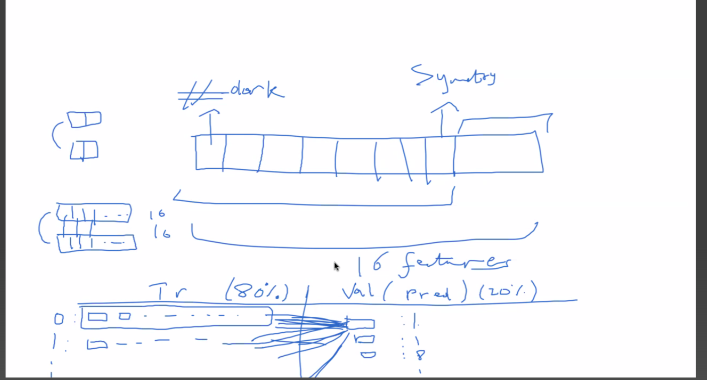
#> input picture image.png, 1413 x 759 px (shown at 1/2 size); its folder holds only this picture in this run
$ python -i DigitTester.py   (imports and definitions only)   (older library calls are emulated)
#> lines starting #> are read from the running program, lines starting #| are printed output that depends on the picture; after the words box and inside, x2 and y2 are one past the last pixel; in counts of white or black regions, pixels touching at a corner belong together
import numpy as np
import cv2
import struct
import matplotlib.pyplot as plt

# File paths for MNIST data
IMAGE_FILE = 'archive/train-images.idx3-ubyte'
LABEL_FILE = 'archive/train-labels.idx1-ubyte'

# [9 lines left out: functions load_images, load_labels, not called in this run]

def basic_thinning(binary):
    img = binary.astype(np.uint8) * 255
    prev = np.zeros_like(img)
    kernel = np.ones((3, 3), np.uint8)
    while True:
        eroded = cv2.erode(img, kernel)
        temp = cv2.dilate(eroded, kernel)
        temp = cv2.subtract(img, temp)
        skel = cv2.bitwise_or(prev, temp)
        if cv2.countNonZero(cv2.absdiff(img, eroded)) == 0:
            break
        img = eroded.copy()
        prev = skel.copy()
    return skel > 0

def detect_corners_filtered(binary, min_distance=3):
    skeleton = basic_thinning(binary)
    raw_corners = []
    for y in range(1, skeleton.shape[0] - 1):
        for x in range(1, skeleton.shape[1] - 1):
            if skeleton[y, x]:
                nhood = skeleton[y-1:y+2, x-1:x+2]
                if (nhood[0, 1] and nhood[1, 2]) or (nhood[1, 0] and nhood[0, 1]) or \
                   (nhood[1, 2] and nhood[2, 1]) or (nhood[2, 1] and nhood[1, 0]):
                    raw_corners.append((x, y))
    filtered = []
    for (x, y) in raw_corners:
        if all((x - fx)**2 + (y - fy)**2 >= min_distance**2 for (fx, fy) in filtered):
            filtered.append((x, y))
    return filtered, skeleton

def estimate_writing_directions_fft(binary):
    """
    Returns global and quadrant-based dominant direction and magnitude.
    Each returned value is a tuple: (angle in degrees, magnitude).
    """
    def compute_direction_magnitude(region):
        skeleton = basic_thinning(region).astype(np.uint8) * 255
        grad_x = cv2.Sobel(skeleton, cv2.CV_64F, 1, 0, ksize=3)
        grad_y = cv2.Sobel(skeleton, cv2.CV_64F, 0, 1, ksize=3)
        grad_complex = grad_x + 1j * grad_y
        fft_result = np.fft.fftshift(np.fft.fft2(grad_complex))
        power_spectrum = np.abs(fft_result)**2
        h, w = power_spectrum.shape
        y, x = np.meshgrid(np.linspace(-0.5, 0.5, h), np.linspace(-0.5, 0.5, w), indexing='ij')
        angles = np.arctan2(y, x)
        angles_deg = np.degrees(angles)
        hist, bins = np.histogram(angles_deg, bins=180, range=(-180, 180), weights=power_spectrum)
        dominant_bin = np.argmax(hist)
        dominant_angle = (bins[dominant_bin] + bins[dominant_bin + 1]) / 2
        magnitude = hist[dominant_bin]
        return (dominant_angle, magnitude)

    global_dir_mag = compute_direction_magnitude(binary)

    h, w = binary.shape
    quarters = [
        binary[:h//2, :w//2], binary[:h//2, w//2:],
        binary[h//2:, :w//2], binary[h//2:, w//2:]
    ]
    quadrant_dirs_mags = [compute_direction_magnitude(q) for q in quarters]

    return global_dir_mag, quadrant_dirs_mags

def flood_fill(binary, y, x, visited):
    stack = [(y, x)]
    h, w = binary.shape
    while stack:
        cy, cx = stack.pop()
        if not (0 <= cy < h and 0 <= cx < w): continue
        if visited[cy, cx] or not binary[cy, cx]: continue
        visited[cy, cx] = True
        stack.extend([(cy-1, cx), (cy+1, cx), (cy, cx-1), (cy, cx+1)])

def count_loops(binary_img):
    inverted = ~binary_img
    visited = np.zeros_like(inverted, dtype=bool)
    loops = 0
    for y in range(inverted.shape[0]):
        for x in range(inverted.shape[1]):
            if inverted[y, x] and not visited[y, x]:
                flood_fill(inverted, y, x, visited)
                loops += 1
    return max(0, loops - 1)

def count_intersections(binary):
    intersection_count = 0
    for row in binary:
        inside_segment = False
        segments = 0
        for pixel in row:
            if pixel and not inside_segment:
                inside_segment = True
                segments += 1
            elif not pixel:
                inside_segment = False
        intersection_count += segments
    return intersection_count

def symmetry_metric(binary):
    mid = binary.shape[1] // 2
    left = binary[:, :mid]
    right = np.fliplr(binary[:, -mid:])
    similarity = np.sum(left == right)
    total = left.size
    return (similarity / total) * 100

def zone_density_features(binary, grid_size=(4, 4)):
    h, w = binary.shape
    gh, gw = grid_size
    zone_h, zone_w = h // gh, w // gw
    features = []
    for i in range(gh):
        for j in range(gw):
            zone = binary[i*zone_h:(i+1)*zone_h, j*zone_w:(j+1)*zone_w]
            density = np.sum(zone) / zone.size
            features.append(density)
    return features

def hu_moments_features(binary):
    binary_uint8 = binary.astype(np.uint8) * 255
    moments = cv2.moments(binary_uint8)
    hu = cv2.HuMoments(moments).flatten()
    return hu.tolist()

def extract_features(img, threshold=200):
    binary = img > threshold
    coords = np.argwhere(binary)
    if coords.size == 0:
        # Return the correct number of zeros for all features
        return [0, -1, -1, 0, 0, 0, 0, 0, 0.0, 0.0, 0.0] + [0.0]*8 + [0.0]*8 + [0.0]*7
    dark_pixel_count = len(coords)
    avg_x = np.mean(coords[:, 1])
    avg_y = np.mean(coords[:, 0])
    min_y, min_x = coords.min(axis=0)
    max_y, max_x = coords.max(axis=0)
    width = max_x - min_x + 1
    height = max_y - min_y + 1
    intersection_count = count_intersections(binary)
    loop_count = count_loops(binary)
    corner_count, _ = detect_corners_filtered(binary)
    symmetry = symmetry_metric(binary)
    (global_angle, global_magnitude), quadrants = estimate_writing_directions_fft(binary)
    quadrant_angles = [q[0] for q in quadrants]
    quadrant_magnitudes = [q[1] for q in quadrants]
    zone_densities = zone_density_features(binary)
    hu = hu_moments_features(binary)
    return [
        dark_pixel_count, avg_x, avg_y, width, height,
        intersection_count, loop_count, len(corner_count), symmetry,
        global_angle, global_magnitude
    ] + quadrant_angles + quadrant_magnitudes + zone_densities + hu


# [42 lines left out: function visualize_features, not called in this run]

columns = [
    'dark_pixel_count', 'avg_x', 'avg_y', 'bbox_width', 'bbox_height',
    'intersection_count', 'loop_count', 'corner_count', 'symmetry_metric',
    'writing_angle', 'writing_magnitude',
    'q1_angle', 'q2_angle', 'q3_angle', 'q4_angle',
    'q1_magnitude', 'q2_magnitude', 'q3_magnitude', 'q4_magnitude',
    'zone_density_1', 'zone_density_2', 'zone_density_3', 'zone_density_4',
    'zone_density_5', 'zone_density_6', 'zone_density_7', 'zone_density_8',
    'zone_density_9', 'zone_density_10', 'zone_density_11', 'zone_density_12',
    'zone_density_13', 'zone_density_14', 'zone_density_15', 'zone_density_16',
    'hu1', 'hu2', 'hu3', 'hu4', 'hu5', 'hu6', 'hu7'
]

# [15 lines left out: function test_image, not called in this run]

# [5 lines not run here, left out]

>>> import cv2
>>> picture = cv2.imread('image.png', cv2.IMREAD_GRAYSCALE)
#> picture: shape (759, 1413); min 0, max 255, mean 245.5
>>> result = extract_features(picture)
#> in extract_features, `binary = img > threshold`:
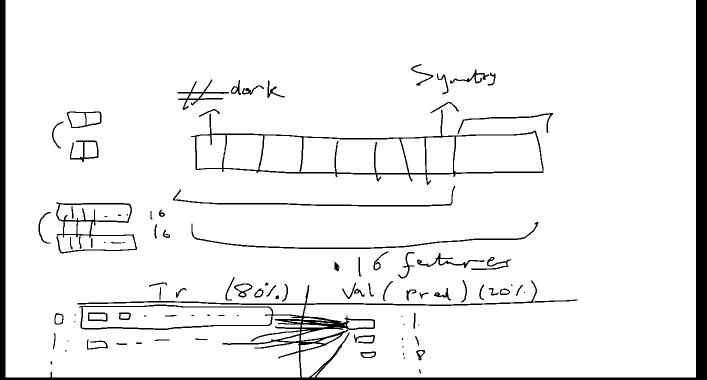
#> binary: shape (759, 1413) bool (shown at 1/2 size); 93.9% white; 96 black regions (23 under 20 px), largest, box (x1, y1, x2, y2) and area: (0, 0, 1413, 759) 40490, (382, 219, 1087, 370) 6236, (112, 405, 274, 507) 2337
#> in extract_features, `coords = np.argwhere(binary)`: coords = 1007444 pairs, first value 0 to 754, second value 11 to 1391
#> in extract_features, `dark_pixel_count = len(coords)`: dark_pixel_count = 1007444
#> in extract_features, `avg_x = np.mean(coords[:, 1])`: avg_x = 704.8
#> in extract_features, `avg_y = np.mean(coords[:, 0])`: avg_y = 373.5
#> in extract_features, `min_y, min_x = coords.min(axis=0)`: min_y = 0; min_x = 11
#> in extract_features, `max_y, max_x = coords.max(axis=0)`: max_y = 754; max_x = 1391
#> in extract_features, `width = max_x - min_x + 1`: width = 1381
#> in extract_features, `height = max_y - min_y + 1`: height = 755
#> after the loop in count_intersections, `for row in binary:`: intersection_count = 5314
#> in count_loops, `inverted = ~binary_img`:
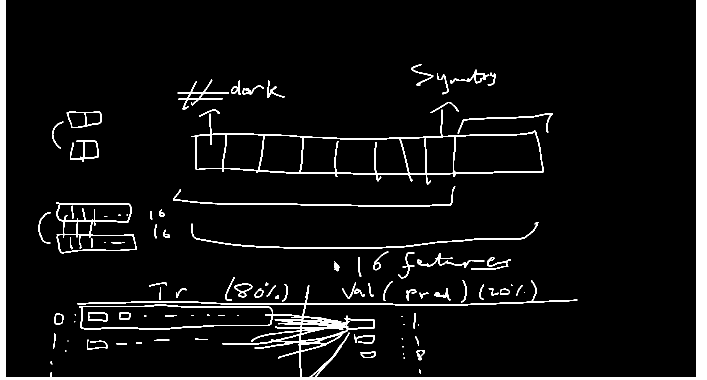
#> inverted: shape (759, 1413) bool (shown at 1/2 size); 6.1% white; 96 white regions (23 under 20 px), largest, box (x1, y1, x2, y2) and area: (0, 0, 1413, 759) 40490, (382, 219, 1087, 370) 6236, (112, 405, 274, 507) 2337
#> after the loop in count_loops, `for y in range(inverted.shape[0]):`: loops = 98
#> in extract_features, `loop_count = count_loops(binary)`: loop_count = 97
#> after the loop in basic_thinning, `while True:`: eroded: shape (759, 1413); every value is 0
#> after the loop in basic_thinning, `while True:`:
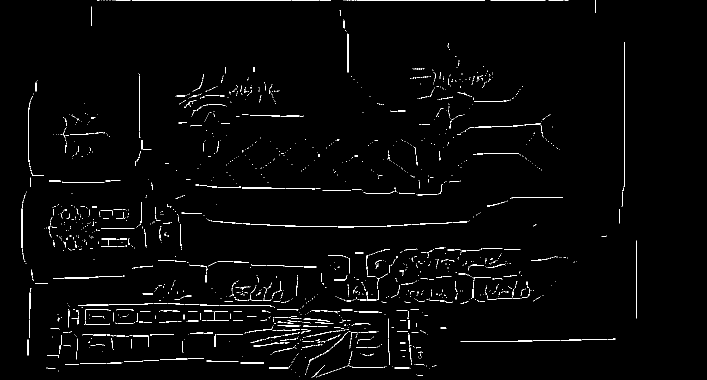
#> prev: shape (759, 1413) (shown at 1/2 size); 1.8% white in thin lines or dots, all inside (x1, y1, x2, y2) = (43, 0, 1274, 755)
#> after the loop in detect_corners_filtered, `for y in range(1, skeleton.shape[0] - 1):`: raw_corners = 10997 pairs, first value 43 to 1249, second value 14 to 754
#> the loop in detect_corners_filtered, `for (x, y) in raw_corners:` made 10997 passes
#> (x, y) on passes 1 to 3: (182, 14), (183, 14), (182, 15)
#> after the loop in detect_corners_filtered, `for (x, y) in raw_corners:`: filtered = 2338 pairs, first value 43 to 1248, second value 14 to 754
#> in extract_features, `corner_count, _ = detect_corners_filtered(binary)`: corner_count has the same summary as filtered in detect_corners_filtered
#> in symmetry_metric, `left = binary[:, :mid]`: left: shape (759, 706) bool; 93.7% white; 59 black regions (14 under 20 px), largest, box (x1, y1, x2, y2) and area: (0, 0, 706, 759) 20141, (382, 227, 706, 354) 2852, (112, 405, 274, 507) 2337
#> in symmetry_metric, `right = np.fliplr(binary[:, -mid:])`:
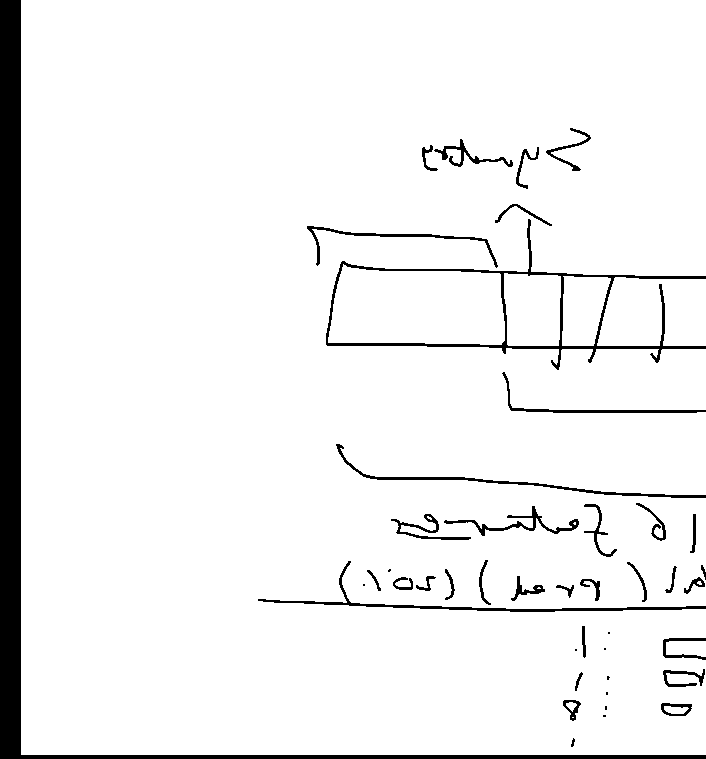
#> right: shape (759, 706) bool; 94.2% white; 44 black regions (9 under 20 px), largest, box (x1, y1, x2, y2) and area: (0, 0, 706, 759) 18679, (326, 219, 706, 370) 3378, (258, 561, 706, 612) 1366
#> in symmetry_metric, `similarity = np.sum(left == right)`: similarity = 497645
#> in extract_features, `symmetry = symmetry_metric(binary)`: symmetry = 92.87
#> in compute_direction_magnitude, `grad_y = cv2.Sobel(skeleton, cv2.CV_64F, 0, 1, ksize=3)`:
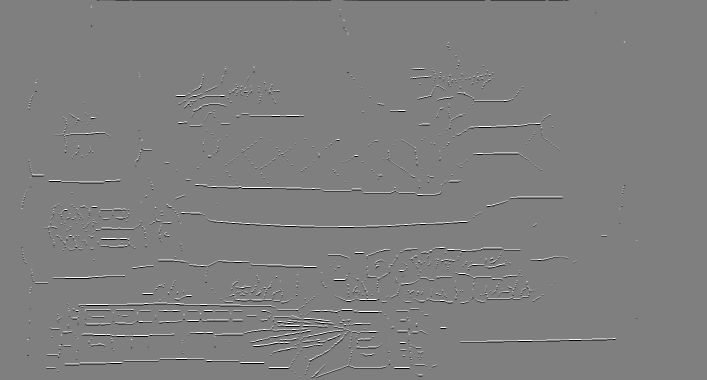
#> grad_y: shape (759, 1413) float64 (shown at 1/2 size); min -1020, max 1020, mean -0.8; drawn with min black and max white
#> in compute_direction_magnitude, `angles = np.arctan2(y, x)`:
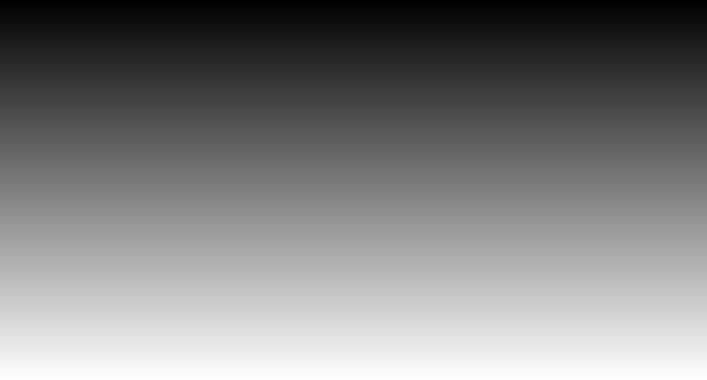
#> y: shape (759, 1413) float64 (shown at 1/2 size); min -0.5, max 0.5, mean -3.43e-17; drawn with min black and max white
#> in compute_direction_magnitude, `angles_deg = np.degrees(angles)`:
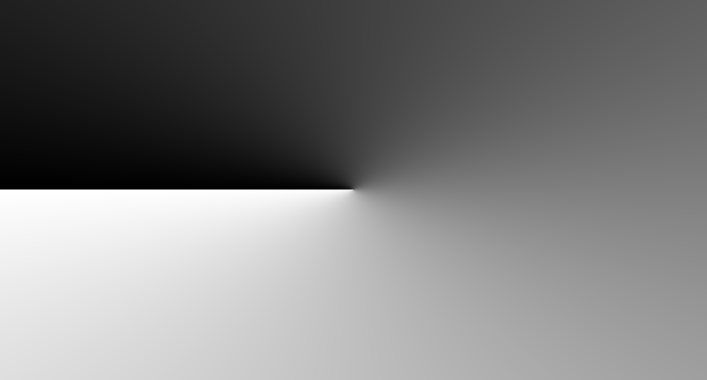
#> angles: shape (759, 1413) float64 (shown at 1/2 size); min -3.14, max 3.14, mean 0.00207; drawn with min black and max white
#> in compute_direction_magnitude, `hist, bins = np.histogram(angles_deg, bins=180, range=(-180, 180), wei..`: hist = 180 values, max 2.86e+15 at index 135, min 4.19e+13 at index 67, mean 2.33e+14; bins = 181 values from -180 to 180
#> in compute_direction_magnitude, `dominant_bin = np.argmax(hist)`: dominant_bin = 135
#> in compute_direction_magnitude, `dominant_angle = (bins[dominant_bin] + bins[dominant_bin + 1]) / 2`: dominant_angle = 91
#> in compute_direction_magnitude, `magnitude = hist[dominant_bin]`: magnitude = 2.86e+15
#> in estimate_writing_directions_fft, `global_dir_mag = compute_direction_magnitude(binary)`: global_dir_mag = (91, 2.86e+15)
#> in estimate_writing_directions_fft, `quadrant_dirs_mags = [compute_direction_magnitude(q) for q in quarters]`: quadrant_dirs_mags = [(-89, 1.4e+14), (179, 1.56e+14), (-89, 3.95e+14), (89, 1.84e+14)]
#> in extract_features, `(global_angle, global_magnitude), quadrants = estimate_writing_directi..`: global_angle = 91; global_magnitude = 2.86e+15; quadrants has the same summary as quadrant_dirs_mags in estimate_writing_directions_fft
#> in extract_features, `quadrant_angles = [q[0] for q in quadrants]`: quadrant_angles = [-89, 179, -89, 89]
#> in extract_features, `quadrant_magnitudes = [q[1] for q in quadrants]`: quadrant_magnitudes = [1.4e+14, 1.56e+14, 3.95e+14, 1.84e+14]
#> after the loop in zone_density_features, `for i in range(gh):`: features = [0.969, 0.984, 0.984, 0.943, 0.95, 0.947, 0.945, 0.935, 0.921, 0.968, 0.95, 0.942, 0.918, 0.869, 0.943, 0.933]
#> in extract_features, `zone_densities = zone_density_features(binary)`: zone_densities has the same summary as features in zone_density_features
#> in hu_moments_features, `moments = cv2.moments(binary_uint8)`: moments = moments, m00 256898220, centre m10/m00, m01/m00 = (704.8, 373.5)
#> in hu_moments_features, `hu = cv2.HuMoments(moments).flatten()`: hu = [0.000815, 1.96e-07, 6.98e-14, 6.75e-14, 2.86e-27, 1.38e-17, 3.65e-27]
#> result = 42 values, max 2.86e+15 at index 10, min -89 at index 11, mean 8.88e+13
